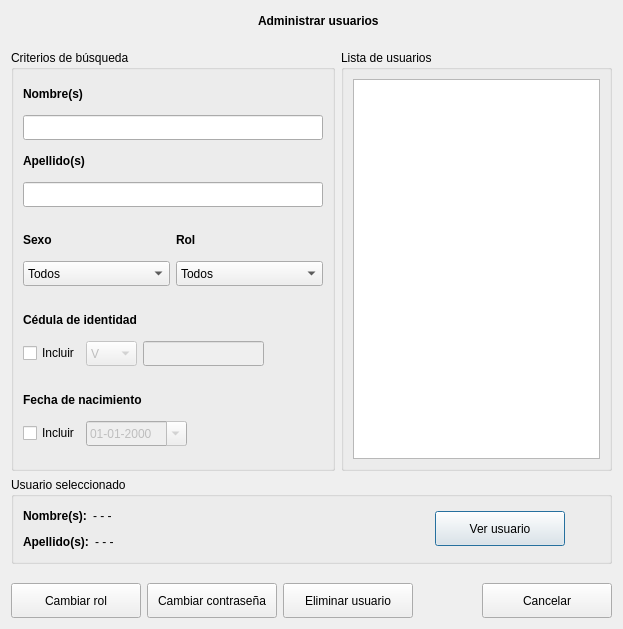
<?xml version="1.0" encoding="UTF-8"?>
<ui version="4.0">
 <class>dlgAdministrarUsuarios</class>
 <widget class="QDialog" name="dlgAdministrarUsuarios">
  <property name="geometry">
   <rect>
    <x>0</x>
    <y>0</y>
    <width>623</width>
    <height>629</height>
   </rect>
  </property>
  <property name="windowTitle">
   <string>Administrar usuarios</string>
  </property>
  <property name="windowIcon">
   <iconset resource="recursos.qrc">
    <normaloff>:/img/logo_icono_nuevo.ico</normaloff>:/img/logo_icono_nuevo.ico</iconset>
  </property>
  <layout class="QGridLayout" name="gridLayout_4">
   <item row="0" column="0">
    <layout class="QVBoxLayout" name="verticalLayout_9">
     <item>
      <layout class="QHBoxLayout" name="horizontalLayout_10">
       <item>
        <spacer name="horizontalSpacer_4">
         <property name="orientation">
          <enum>Qt::Horizontal</enum>
         </property>
         <property name="sizeHint" stdset="0">
          <size>
           <width>40</width>
           <height>20</height>
          </size>
         </property>
        </spacer>
       </item>
       <item>
        <widget class="QLabel" name="etqLogo">
         <property name="maximumSize">
          <size>
           <width>50</width>
           <height>50</height>
          </size>
         </property>
         <property name="text">
          <string/>
         </property>
         <property name="pixmap">
          <pixmap resource="recursos.qrc">:/img/usuario_administrar.png</pixmap>
         </property>
         <property name="scaledContents">
          <bool>true</bool>
         </property>
        </widget>
       </item>
       <item>
        <widget class="QLabel" name="etqTitulo">
         <property name="font">
          <font>
           <weight>75</weight>
           <bold>true</bold>
          </font>
         </property>
         <property name="text">
          <string>Administrar usuarios</string>
         </property>
        </widget>
       </item>
       <item>
        <spacer name="horizontalSpacer_5">
         <property name="orientation">
          <enum>Qt::Horizontal</enum>
         </property>
         <property name="sizeHint" stdset="0">
          <size>
           <width>40</width>
           <height>20</height>
          </size>
         </property>
        </spacer>
       </item>
      </layout>
     </item>
     <item>
      <spacer name="verticalSpacer_5">
       <property name="orientation">
        <enum>Qt::Vertical</enum>
       </property>
       <property name="sizeType">
        <enum>QSizePolicy::Fixed</enum>
       </property>
       <property name="sizeHint" stdset="0">
        <size>
         <width>20</width>
         <height>13</height>
        </size>
       </property>
      </spacer>
     </item>
     <item>
      <layout class="QHBoxLayout" name="horizontalLayout_2">
       <item>
        <widget class="QGroupBox" name="groupBox">
         <property name="title">
          <string>Criterios de búsqueda</string>
         </property>
         <layout class="QGridLayout" name="gridLayout">
          <item row="0" column="0">
           <layout class="QVBoxLayout" name="verticalLayout">
            <item>
             <layout class="QVBoxLayout" name="verticalLayout_2">
              <item>
               <widget class="QLabel" name="etqNombre">
                <property name="text">
                 <string>&lt;html&gt;&lt;head/&gt;&lt;body&gt;&lt;p&gt;&lt;span style=&quot; font-weight:600;&quot;&gt;Nombre(s)&lt;/span&gt;&lt;/p&gt;&lt;/body&gt;&lt;/html&gt;</string>
                </property>
               </widget>
              </item>
              <item>
               <widget class="QLineEdit" name="lineaNombre">
                <property name="minimumSize">
                 <size>
                  <width>300</width>
                  <height>25</height>
                 </size>
                </property>
                <property name="maximumSize">
                 <size>
                  <width>16777215</width>
                  <height>25</height>
                 </size>
                </property>
                <property name="inputMethodHints">
                 <set>Qt::ImhLatinOnly|Qt::ImhPreferLatin|Qt::ImhPreferUppercase|Qt::ImhUppercaseOnly</set>
                </property>
                <property name="maxLength">
                 <number>40</number>
                </property>
               </widget>
              </item>
             </layout>
            </item>
            <item>
             <layout class="QVBoxLayout" name="verticalLayout_3">
              <item>
               <widget class="QLabel" name="etqApellido">
                <property name="text">
                 <string>&lt;html&gt;&lt;head/&gt;&lt;body&gt;&lt;p&gt;&lt;span style=&quot; font-weight:600;&quot;&gt;Apellido(s)&lt;/span&gt;&lt;/p&gt;&lt;/body&gt;&lt;/html&gt;</string>
                </property>
               </widget>
              </item>
              <item>
               <widget class="QLineEdit" name="lineaApellido">
                <property name="minimumSize">
                 <size>
                  <width>300</width>
                  <height>25</height>
                 </size>
                </property>
                <property name="maximumSize">
                 <size>
                  <width>16777215</width>
                  <height>25</height>
                 </size>
                </property>
                <property name="inputMethodHints">
                 <set>Qt::ImhLatinOnly|Qt::ImhPreferLatin|Qt::ImhPreferUppercase|Qt::ImhUppercaseOnly</set>
                </property>
                <property name="maxLength">
                 <number>40</number>
                </property>
               </widget>
              </item>
             </layout>
            </item>
            <item>
             <spacer name="verticalSpacer_10">
              <property name="orientation">
               <enum>Qt::Vertical</enum>
              </property>
              <property name="sizeType">
               <enum>QSizePolicy::Fixed</enum>
              </property>
              <property name="sizeHint" stdset="0">
               <size>
                <width>20</width>
                <height>13</height>
               </size>
              </property>
             </spacer>
            </item>
            <item>
             <layout class="QHBoxLayout" name="horizontalLayout_11">
              <item>
               <layout class="QVBoxLayout" name="verticalLayout_6">
                <item>
                 <widget class="QLabel" name="etqTituloSexo">
                  <property name="text">
                   <string>&lt;html&gt;&lt;head/&gt;&lt;body&gt;&lt;p&gt;&lt;span style=&quot; font-weight:600;&quot;&gt;Sexo&lt;/span&gt;&lt;/p&gt;&lt;/body&gt;&lt;/html&gt;</string>
                  </property>
                 </widget>
                </item>
                <item>
                 <widget class="QComboBox" name="cBoxSexo">
                  <property name="enabled">
                   <bool>true</bool>
                  </property>
                  <property name="minimumSize">
                   <size>
                    <width>145</width>
                    <height>25</height>
                   </size>
                  </property>
                  <property name="maximumSize">
                   <size>
                    <width>16777215</width>
                    <height>25</height>
                   </size>
                  </property>
                  <item>
                   <property name="text">
                    <string>Todos</string>
                   </property>
                  </item>
                  <item>
                   <property name="text">
                    <string>Femenino</string>
                   </property>
                  </item>
                  <item>
                   <property name="text">
                    <string>Masculino</string>
                   </property>
                  </item>
                 </widget>
                </item>
               </layout>
              </item>
              <item>
               <layout class="QVBoxLayout" name="verticalLayout_8">
                <item>
                 <widget class="QLabel" name="etqTituloRol">
                  <property name="text">
                   <string>&lt;html&gt;&lt;head/&gt;&lt;body&gt;&lt;p&gt;&lt;span style=&quot; font-weight:600;&quot;&gt;Rol&lt;/span&gt;&lt;/p&gt;&lt;/body&gt;&lt;/html&gt;</string>
                  </property>
                 </widget>
                </item>
                <item>
                 <widget class="QComboBox" name="cBoxRol">
                  <property name="enabled">
                   <bool>true</bool>
                  </property>
                  <property name="minimumSize">
                   <size>
                    <width>145</width>
                    <height>25</height>
                   </size>
                  </property>
                  <property name="maximumSize">
                   <size>
                    <width>16777215</width>
                    <height>25</height>
                   </size>
                  </property>
                  <item>
                   <property name="text">
                    <string>Todos</string>
                   </property>
                  </item>
                  <item>
                   <property name="text">
                    <string>Administrador</string>
                   </property>
                  </item>
                  <item>
                   <property name="text">
                    <string>Dermatólogo</string>
                   </property>
                  </item>
                  <item>
                   <property name="text">
                    <string>Investigador</string>
                   </property>
                  </item>
                 </widget>
                </item>
               </layout>
              </item>
             </layout>
            </item>
            <item>
             <spacer name="verticalSpacer_7">
              <property name="orientation">
               <enum>Qt::Vertical</enum>
              </property>
              <property name="sizeType">
               <enum>QSizePolicy::Fixed</enum>
              </property>
              <property name="sizeHint" stdset="0">
               <size>
                <width>20</width>
                <height>13</height>
               </size>
              </property>
             </spacer>
            </item>
            <item>
             <layout class="QHBoxLayout" name="horizontalLayout_5">
              <item>
               <layout class="QVBoxLayout" name="verticalLayout_4">
                <item>
                 <widget class="QLabel" name="etqCI">
                  <property name="text">
                   <string>&lt;html&gt;&lt;head/&gt;&lt;body&gt;&lt;p&gt;&lt;span style=&quot; font-weight:600;&quot;&gt;Cédula de identidad&lt;/span&gt;&lt;/p&gt;&lt;/body&gt;&lt;/html&gt;</string>
                  </property>
                 </widget>
                </item>
                <item>
                 <layout class="QHBoxLayout" name="horizontalLayout_3">
                  <item>
                   <widget class="QCheckBox" name="checkBoxICI">
                    <property name="text">
                     <string>Incluir</string>
                    </property>
                   </widget>
                  </item>
                  <item>
                   <widget class="QComboBox" name="cBoxCI">
                    <property name="enabled">
                     <bool>false</bool>
                    </property>
                    <property name="minimumSize">
                     <size>
                      <width>51</width>
                      <height>25</height>
                     </size>
                    </property>
                    <property name="maximumSize">
                     <size>
                      <width>51</width>
                      <height>25</height>
                     </size>
                    </property>
                    <item>
                     <property name="text">
                      <string>V</string>
                     </property>
                    </item>
                    <item>
                     <property name="text">
                      <string>E</string>
                     </property>
                    </item>
                   </widget>
                  </item>
                  <item>
                   <widget class="QLineEdit" name="lineaCI">
                    <property name="enabled">
                     <bool>false</bool>
                    </property>
                    <property name="minimumSize">
                     <size>
                      <width>121</width>
                      <height>25</height>
                     </size>
                    </property>
                    <property name="maximumSize">
                     <size>
                      <width>16777215</width>
                      <height>25</height>
                     </size>
                    </property>
                    <property name="inputMethodHints">
                     <set>Qt::ImhDigitsOnly|Qt::ImhPreferNumbers</set>
                    </property>
                    <property name="text">
                     <string/>
                    </property>
                    <property name="maxLength">
                     <number>9</number>
                    </property>
                    <property name="clearButtonEnabled">
                     <bool>false</bool>
                    </property>
                   </widget>
                  </item>
                 </layout>
                </item>
               </layout>
              </item>
              <item>
               <spacer name="horizontalSpacer">
                <property name="orientation">
                 <enum>Qt::Horizontal</enum>
                </property>
                <property name="sizeHint" stdset="0">
                 <size>
                  <width>40</width>
                  <height>20</height>
                 </size>
                </property>
               </spacer>
              </item>
             </layout>
            </item>
            <item>
             <spacer name="verticalSpacer_13">
              <property name="orientation">
               <enum>Qt::Vertical</enum>
              </property>
              <property name="sizeType">
               <enum>QSizePolicy::Fixed</enum>
              </property>
              <property name="sizeHint" stdset="0">
               <size>
                <width>20</width>
                <height>13</height>
               </size>
              </property>
             </spacer>
            </item>
            <item>
             <layout class="QHBoxLayout" name="horizontalLayout_13">
              <item>
               <layout class="QVBoxLayout" name="verticalLayout_5">
                <item>
                 <widget class="QLabel" name="etqFechaNac">
                  <property name="text">
                   <string>&lt;html&gt;&lt;head/&gt;&lt;body&gt;&lt;p&gt;&lt;span style=&quot; font-weight:600;&quot;&gt;Fecha de nacimiento&lt;/span&gt;&lt;/p&gt;&lt;/body&gt;&lt;/html&gt;</string>
                  </property>
                 </widget>
                </item>
                <item>
                 <layout class="QHBoxLayout" name="horizontalLayout_12">
                  <item>
                   <widget class="QCheckBox" name="checkBoxIFechaNac">
                    <property name="text">
                     <string>Incluir</string>
                    </property>
                   </widget>
                  </item>
                  <item>
                   <widget class="QDateEdit" name="editFechaNac">
                    <property name="enabled">
                     <bool>false</bool>
                    </property>
                    <property name="minimumSize">
                     <size>
                      <width>101</width>
                      <height>25</height>
                     </size>
                    </property>
                    <property name="maximumSize">
                     <size>
                      <width>16777215</width>
                      <height>25</height>
                     </size>
                    </property>
                    <property name="displayFormat">
                     <string>dd-MM-yyyy</string>
                    </property>
                    <property name="calendarPopup">
                     <bool>true</bool>
                    </property>
                   </widget>
                  </item>
                 </layout>
                </item>
               </layout>
              </item>
              <item>
               <spacer name="horizontalSpacer_11">
                <property name="orientation">
                 <enum>Qt::Horizontal</enum>
                </property>
                <property name="sizeHint" stdset="0">
                 <size>
                  <width>40</width>
                  <height>20</height>
                 </size>
                </property>
               </spacer>
              </item>
             </layout>
            </item>
            <item>
             <spacer name="verticalSpacer_12">
              <property name="orientation">
               <enum>Qt::Vertical</enum>
              </property>
              <property name="sizeType">
               <enum>QSizePolicy::Fixed</enum>
              </property>
              <property name="sizeHint" stdset="0">
               <size>
                <width>20</width>
                <height>13</height>
               </size>
              </property>
             </spacer>
            </item>
           </layout>
          </item>
         </layout>
        </widget>
       </item>
       <item>
        <widget class="QGroupBox" name="groupBox_2">
         <property name="title">
          <string>Lista de usuarios</string>
         </property>
         <layout class="QGridLayout" name="gridLayout_2">
          <item row="0" column="0">
           <widget class="QListView" name="listView">
            <property name="sizePolicy">
             <sizepolicy hsizetype="Expanding" vsizetype="Expanding">
              <horstretch>0</horstretch>
              <verstretch>0</verstretch>
             </sizepolicy>
            </property>
            <property name="minimumSize">
             <size>
              <width>200</width>
              <height>0</height>
             </size>
            </property>
            <property name="frameShadow">
             <enum>QFrame::Sunken</enum>
            </property>
            <property name="sizeAdjustPolicy">
             <enum>QAbstractScrollArea::AdjustToContents</enum>
            </property>
            <property name="editTriggers">
             <set>QAbstractItemView::NoEditTriggers</set>
            </property>
            <property name="resizeMode">
             <enum>QListView::Adjust</enum>
            </property>
            <property name="viewMode">
             <enum>QListView::ListMode</enum>
            </property>
           </widget>
          </item>
         </layout>
        </widget>
       </item>
      </layout>
     </item>
     <item>
      <widget class="QGroupBox" name="groupBox_3">
       <property name="title">
        <string>Usuario seleccionado</string>
       </property>
       <layout class="QGridLayout" name="gridLayout_3">
        <item row="0" column="0">
         <layout class="QHBoxLayout" name="horizontalLayout_9">
          <item>
           <layout class="QVBoxLayout" name="verticalLayout_7">
            <item>
             <layout class="QHBoxLayout" name="horizontalLayout_6">
              <item>
               <widget class="QLabel" name="etqTituloNombre">
                <property name="font">
                 <font>
                  <weight>75</weight>
                  <bold>true</bold>
                 </font>
                </property>
                <property name="text">
                 <string>&lt;html&gt;&lt;head/&gt;&lt;body&gt;&lt;p&gt;Nombre(s):&lt;/p&gt;&lt;/body&gt;&lt;/html&gt;</string>
                </property>
               </widget>
              </item>
              <item>
               <widget class="QLabel" name="etqNombre_2">
                <property name="minimumSize">
                 <size>
                  <width>300</width>
                  <height>20</height>
                 </size>
                </property>
                <property name="maximumSize">
                 <size>
                  <width>251</width>
                  <height>20</height>
                 </size>
                </property>
                <property name="font">
                 <font>
                  <weight>50</weight>
                  <bold>false</bold>
                 </font>
                </property>
                <property name="text">
                 <string>&lt;html&gt;&lt;head/&gt;&lt;body&gt;&lt;p&gt;- - -&lt;/p&gt;&lt;/body&gt;&lt;/html&gt;</string>
                </property>
               </widget>
              </item>
              <item>
               <spacer name="horizontalSpacer_7">
                <property name="orientation">
                 <enum>Qt::Horizontal</enum>
                </property>
                <property name="sizeHint" stdset="0">
                 <size>
                  <width>40</width>
                  <height>20</height>
                 </size>
                </property>
               </spacer>
              </item>
             </layout>
            </item>
            <item>
             <layout class="QHBoxLayout" name="horizontalLayout_7">
              <item>
               <widget class="QLabel" name="etqTituloApellido">
                <property name="font">
                 <font>
                  <weight>75</weight>
                  <bold>true</bold>
                 </font>
                </property>
                <property name="text">
                 <string>&lt;html&gt;&lt;head/&gt;&lt;body&gt;&lt;p&gt;Apellido(s):&lt;/p&gt;&lt;/body&gt;&lt;/html&gt;</string>
                </property>
               </widget>
              </item>
              <item>
               <widget class="QLabel" name="etqApellido_2">
                <property name="minimumSize">
                 <size>
                  <width>300</width>
                  <height>20</height>
                 </size>
                </property>
                <property name="maximumSize">
                 <size>
                  <width>251</width>
                  <height>20</height>
                 </size>
                </property>
                <property name="font">
                 <font>
                  <weight>50</weight>
                  <bold>false</bold>
                 </font>
                </property>
                <property name="text">
                 <string>&lt;html&gt;&lt;head/&gt;&lt;body&gt;&lt;p&gt;- - -&lt;/p&gt;&lt;/body&gt;&lt;/html&gt;</string>
                </property>
               </widget>
              </item>
              <item>
               <spacer name="horizontalSpacer_8">
                <property name="orientation">
                 <enum>Qt::Horizontal</enum>
                </property>
                <property name="sizeHint" stdset="0">
                 <size>
                  <width>40</width>
                  <height>20</height>
                 </size>
                </property>
               </spacer>
              </item>
             </layout>
            </item>
           </layout>
          </item>
          <item>
           <layout class="QHBoxLayout" name="horizontalLayout_8">
            <item>
             <widget class="QPushButton" name="btnVer">
              <property name="minimumSize">
               <size>
                <width>130</width>
                <height>35</height>
               </size>
              </property>
              <property name="maximumSize">
               <size>
                <width>130</width>
                <height>35</height>
               </size>
              </property>
              <property name="text">
               <string>Ver usuario</string>
              </property>
              <property name="icon">
               <iconset resource="recursos.qrc">
                <normaloff>:/img/usuario.png</normaloff>:/img/usuario.png</iconset>
              </property>
              <property name="iconSize">
               <size>
                <width>25</width>
                <height>20</height>
               </size>
              </property>
             </widget>
            </item>
            <item>
             <spacer name="horizontalSpacer_10">
              <property name="orientation">
               <enum>Qt::Horizontal</enum>
              </property>
              <property name="sizeHint" stdset="0">
               <size>
                <width>40</width>
                <height>20</height>
               </size>
              </property>
             </spacer>
            </item>
           </layout>
          </item>
         </layout>
        </item>
       </layout>
      </widget>
     </item>
     <item>
      <spacer name="verticalSpacer">
       <property name="orientation">
        <enum>Qt::Vertical</enum>
       </property>
       <property name="sizeType">
        <enum>QSizePolicy::Fixed</enum>
       </property>
       <property name="sizeHint" stdset="0">
        <size>
         <width>58</width>
         <height>13</height>
        </size>
       </property>
      </spacer>
     </item>
     <item>
      <layout class="QHBoxLayout" name="horizontalLayout">
       <item>
        <widget class="QPushButton" name="btnRol">
         <property name="minimumSize">
          <size>
           <width>130</width>
           <height>35</height>
          </size>
         </property>
         <property name="maximumSize">
          <size>
           <width>130</width>
           <height>35</height>
          </size>
         </property>
         <property name="text">
          <string>Cambiar rol</string>
         </property>
         <property name="iconSize">
          <size>
           <width>25</width>
           <height>20</height>
          </size>
         </property>
        </widget>
       </item>
       <item>
        <widget class="QPushButton" name="btnClave">
         <property name="minimumSize">
          <size>
           <width>130</width>
           <height>35</height>
          </size>
         </property>
         <property name="maximumSize">
          <size>
           <width>130</width>
           <height>35</height>
          </size>
         </property>
         <property name="text">
          <string>Cambiar contraseña</string>
         </property>
         <property name="iconSize">
          <size>
           <width>25</width>
           <height>20</height>
          </size>
         </property>
        </widget>
       </item>
       <item>
        <widget class="QPushButton" name="btnEliminar">
         <property name="minimumSize">
          <size>
           <width>130</width>
           <height>35</height>
          </size>
         </property>
         <property name="maximumSize">
          <size>
           <width>130</width>
           <height>35</height>
          </size>
         </property>
         <property name="text">
          <string>Eliminar usuario</string>
         </property>
         <property name="iconSize">
          <size>
           <width>25</width>
           <height>20</height>
          </size>
         </property>
         <property name="flat">
          <bool>false</bool>
         </property>
        </widget>
       </item>
       <item>
        <spacer name="horizontalSpacer_2">
         <property name="orientation">
          <enum>Qt::Horizontal</enum>
         </property>
         <property name="sizeHint" stdset="0">
          <size>
           <width>40</width>
           <height>20</height>
          </size>
         </property>
        </spacer>
       </item>
       <item>
        <widget class="QPushButton" name="btnCancelar">
         <property name="minimumSize">
          <size>
           <width>130</width>
           <height>35</height>
          </size>
         </property>
         <property name="maximumSize">
          <size>
           <width>130</width>
           <height>35</height>
          </size>
         </property>
         <property name="text">
          <string>Cancelar</string>
         </property>
         <property name="iconSize">
          <size>
           <width>25</width>
           <height>20</height>
          </size>
         </property>
        </widget>
       </item>
      </layout>
     </item>
    </layout>
   </item>
  </layout>
 </widget>
 <resources>
  <include location="recursos.qrc"/>
 </resources>
 <connections/>
</ui>
